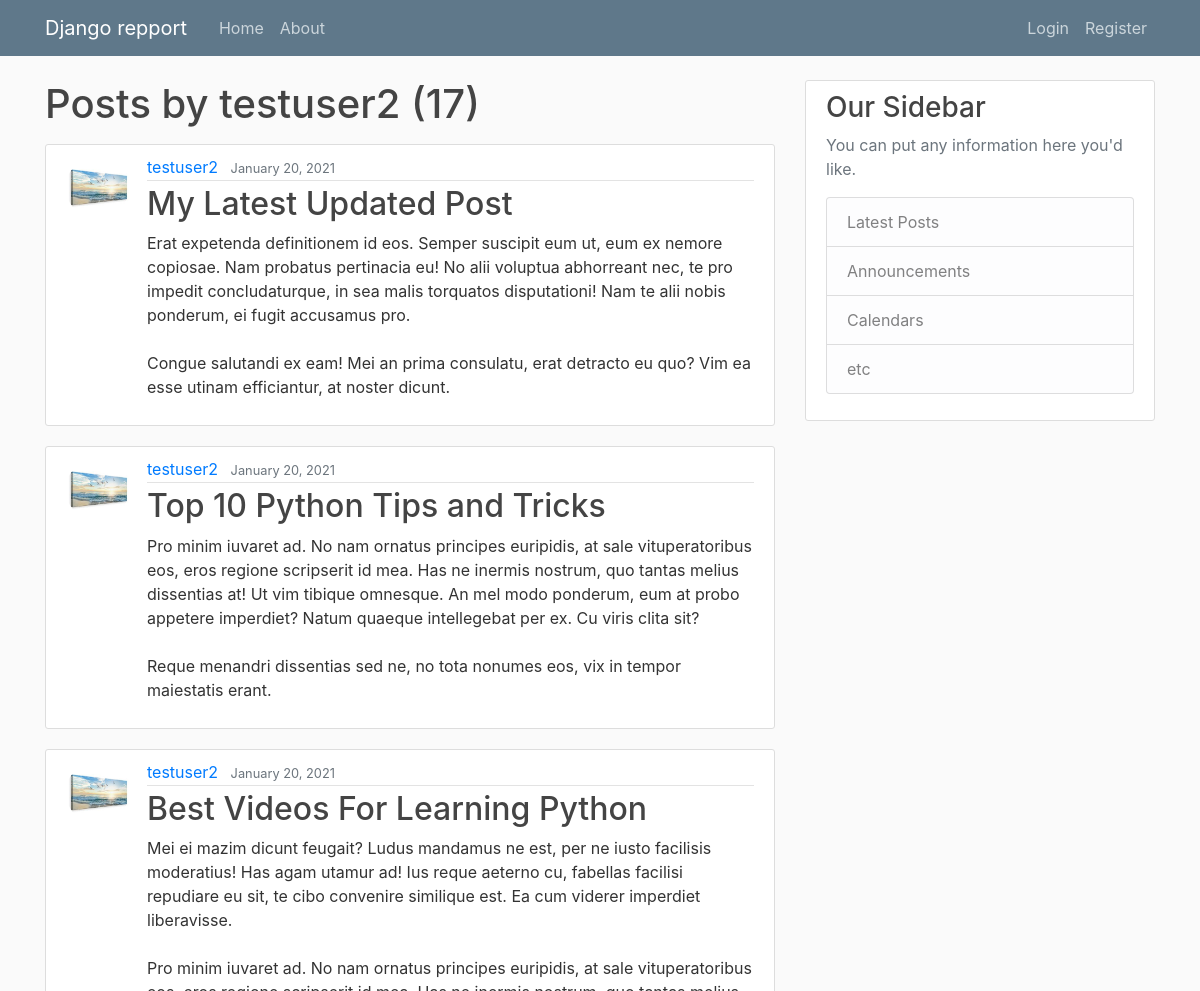
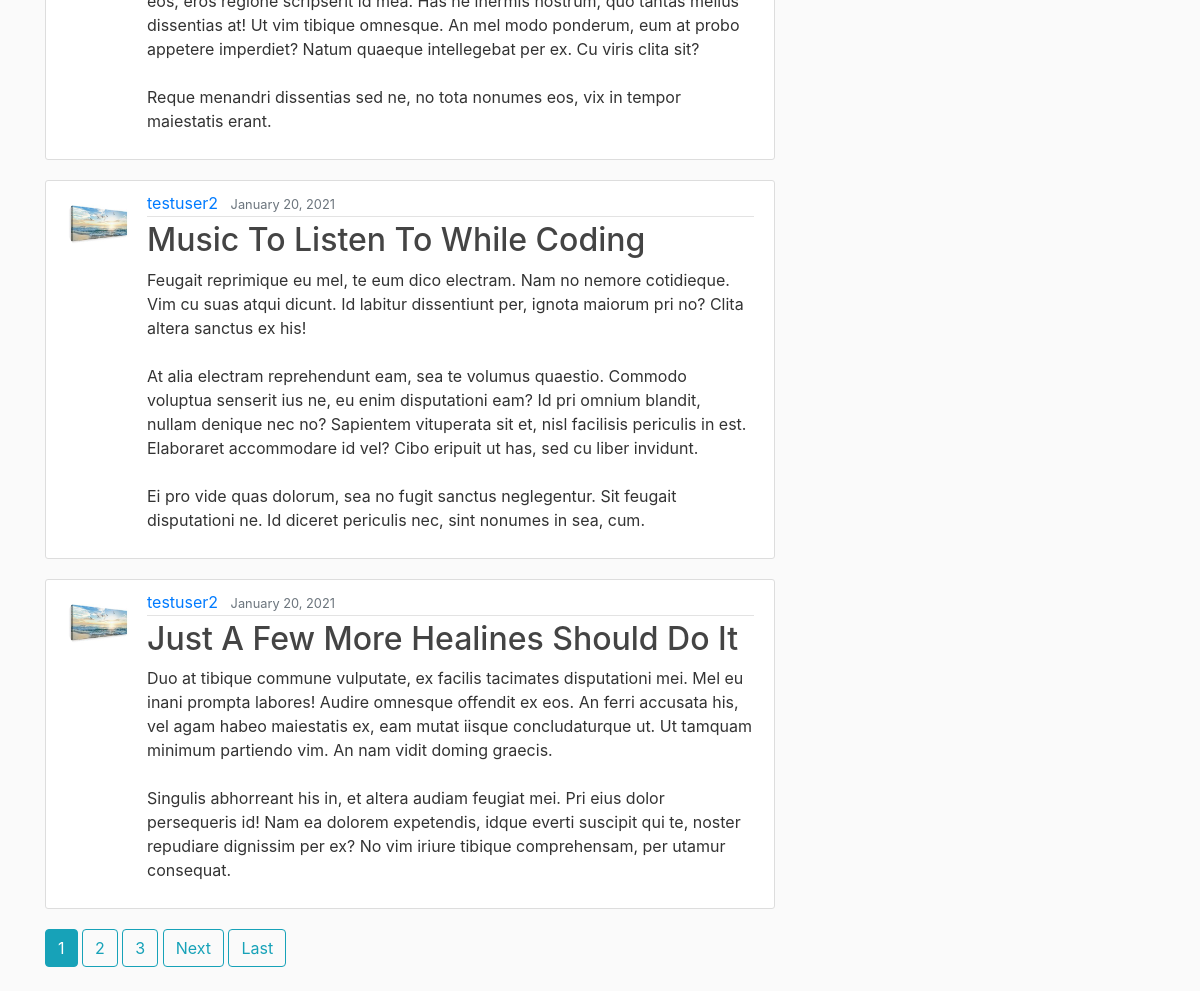
/user/testuser2, run on the app's committed database (2 pictures, top to bottom).
### repport/models.py (models this page shows, shortened)
class Post(models.Model):
    title = models.CharField(max_length=100)
    content = models.TextField()
    date_posted = models.DateTimeField(default=timezone.now) # finde tid som en post bliver gemt
    author = models.ForeignKey(User, on_delete=models.CASCADE) # import User clas med forenkey post bliver forbundet med user.

### users/models.py (models this page shows, shortened)
class Profile(models.Model):
    user = models.OneToOneField(User, on_delete=models.CASCADE) # one_to_one betyder hver user har en profile og cascade mener hvis en bruger bliver slettet så vil profilen også bliver slettet
    image = models.ImageField(default='default.jpg', upload_to='profile_pics') # har en defaul billede som er gemt under filen 'profile_pics'

### repport/views.py (the view)
# urls.py: path('user/<str:username>', UserPostListView.as_view(), name='user-posts'),
class UserPostListView(ListView):
    model = Post
    template_name = 'repport/user_posts.html'  # <app>/<model>_<viewtype>.html
    context_object_name = 'posts'
    paginate_by = 5
    def get_queryset(self): # queryset er et ord ellers vil vi få fejl med at læse antal post for hver brugeren
        user = get_object_or_404(User, username=self.kwargs.get('username')) # kwargs er query paramater
        return Post.objects.filter(author=user).order_by('-date_posted')

### repport/templates/repport/user_posts.html (shortened to what this page needs)
{% extends "repport/base.html" %}
{% block content %}
  <h1 class="mb-3">Posts by {{ view.kwargs.username }} ({{ page_obj.paginator.count }})</h1>
    {% for post in posts %}
        <article class="media content-section">
            <img class="rounded-circle article-img" src="{{ post.author.profile.image.url }}">
              <div class="media-body">
                <div class="article-metadata">
                  <a class="mr-2" href="{% url 'user-posts' post.author.username %}">{{ post.author }}</a>
                  <small class="text-muted">{{ post.date_posted|date:"F d, Y" }}</small>
                </div>
                <h2><a class="article-title"  href="{% url 'post-detail' post.id %}" >{{ post.title }}</a></h2>
                <p class="article-content">{{ post.content }}</p>
              </div>
            </article>
    {% endfor %}
 {% if is_paginated %}
      {% for num in page_obj.paginator.page_range %}
        {% if page_obj.number == num %}
          <a class="btn btn-info mb-4" href="?page={{ num }}">{{ num }}</a>
        {% elif num > page_obj.number|add:'-3' and num < page_obj.number|add:'3' %}
          <a class="btn btn-outline-info mb-4" href="?page={{ num }}">{{ num }}</a>
        {% endif %}
      {% endfor %}
      {% if page_obj.has_next %}
        <a class="btn btn-outline-info mb-4" href="?page={{ page_obj.next_page_number }}">Next</a>
        <a class="btn btn-outline-info mb-4" href="?page={{ page_obj.paginator.num_pages }}">Last</a>
      {% endif %}
    {% endif %}
{% endblock content %}

### repport/static/repport/main.css (style rules this page uses)
body { background: #fafafa; color: #333333; margin-top: 5rem; }
h1, h2, h3, h4, h5, h6 { color: #444444; }
.content-section { background: #ffffff; padding: 10px 20px; border: 1px solid #dddddd; border-radius: 3px; margin-bottom: 20px; }
.article-title { color: #444444; }
.article-content { white-space: pre-line; }
.article-img { height: 65px; width: 65px; margin-right: 16px; }
.article-metadata { padding-bottom: 1px; margin-bottom: 4px; border-bottom: 1px solid #e3e3e3 }

### data on the page
Post: author.profile.image (picture), author "testuser2", date_posted "January 20, 2021", title "My Latest Updated Post", content "Erat expetenda definitionem id eos. Semper suscipit eum ut, eum ex nemore copiosae. Nam probatus pertinacia eu! No alii voluptua abhorreant nec, te pro impedit concludaturque, in sea malis torquatos disputationi! Nam te alii nobis ponderum, ei fugit accusamus pro. Congue salutandi ex eam! Mei an prima consulatu, erat detracto eu quo? Vim ea esse utinam efficiantur, at noster dicunt."
Post: author.profile.image (picture), author "testuser2", date_posted "January 20, 2021", title "Top 10 Python Tips and Tricks", content "Pro minim iuvaret ad. No nam ornatus principes euripidis, at sale vituperatoribus eos, eros regione scripserit id mea. Has ne inermis nostrum, quo tantas melius dissentias at! Ut vim tibique omnesque. An mel modo ponderum, eum at probo appetere imperdiet? Natum quaeque intellegebat per ex. Cu viris clita sit? Reque menandri dissentias sed ne, no tota nonumes eos, vix in tempor maiestatis erant."
Post: author.profile.image (picture), author "testuser2", date_posted "January 20, 2021", title "Best Videos For Learning Python", content "Mei ei mazim dicunt feugait? Ludus mandamus ne est, per ne iusto facilisis moderatius! Has agam utamur ad! Ius reque aeterno cu, fabellas facilisi repudiare eu sit, te cibo convenire similique est. Ea cum viderer imperdiet liberavisse. Pro minim iuvaret ad. No nam ornatus principes euripidis, at sale vituperatoribus eos, eros regione scripserit id mea. Has ne inermis nostrum, quo tantas melius dissentias at! Ut vim tibique omnesque. An mel modo ponderum, eum at probo appetere imperdiet? Natum quaeque intellegebat per ex. Cu viris clita sit? Reque menandri dissentias sed ne, no tota nonumes eos, vix in tempor maiestatis erant."
Post: author.profile.image (picture), author "testuser2", date_posted "January 20, 2021", title "Music To Listen To While Coding", content "Feugait reprimique eu mel, te eum dico electram. Nam no nemore cotidieque. Vim cu suas atqui dicunt. Id labitur dissentiunt per, ignota maiorum pri no? Clita altera sanctus ex his! At alia electram reprehendunt eam, sea te volumus quaestio. Commodo voluptua senserit ius ne, eu enim disputationi eam? Id pri omnium blandit, nullam denique nec no? Sapientem vituperata sit et, nisl facilisis periculis in est. Elaboraret accommodare id vel? Cibo eripuit ut has, sed cu liber invidunt. Ei pro vide quas dolorum, sea no fugit sanctus neglegentur. Sit feugait disputationi ne. Id diceret periculis nec, sint nonumes in sea, cum."
Post: author.profile.image (picture), author "testuser2", date_posted "January 20, 2021", title "Just A Few More Healines Should Do It", content "Duo at tibique commune vulputate, ex facilis tacimates disputationi mei. Mel eu inani prompta labores! Audire omnesque offendit ex eos. An ferri accusata his, vel agam habeo maiestatis ex, eam mutat iisque concludaturque ut. Ut tamquam minimum partiendo vim. An nam vidit doming graecis. Singulis abhorreant his in, et altera audiam feugiat mei. Pri eius dolor persequeris id! Nam ea dolorem expetendis, idque everti suscipit qui te, noster repudiare dignissim per ex? No vim iriure tibique comprehensam, per utamur consequat."

### other printed values
{{ view.kwargs.username }} "testuser2"
{{ page_obj.paginator.count }} "17"
{{ num }} "1"
{{ num }} "2" "3"
